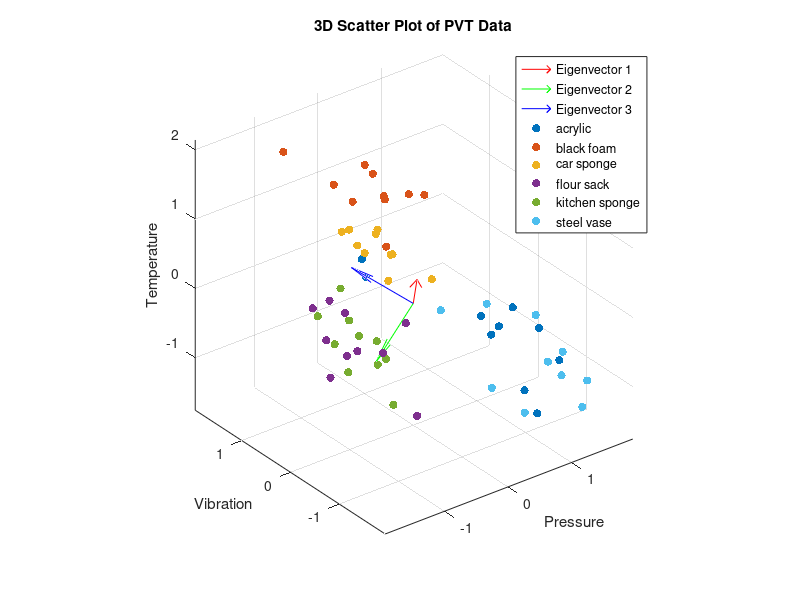
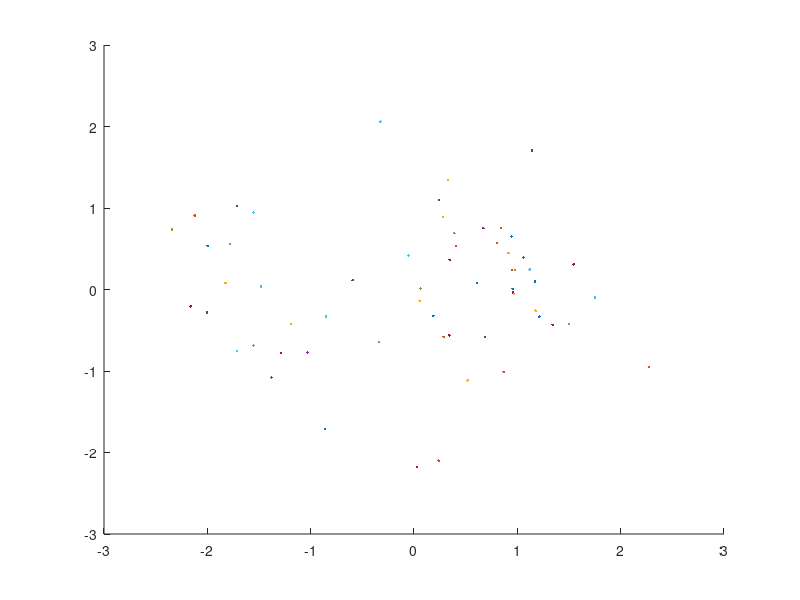
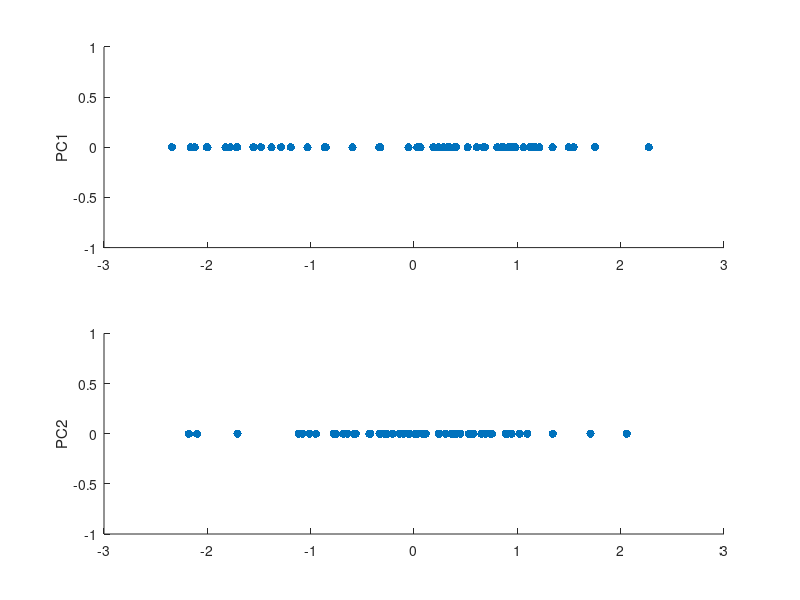

The MATLAB source for these figures, in order:
%question_a
% Load the data from the .mat file
data = load('Lab1/F0_PVT.mat');
colors = lines(6);
% Extract the individual variables
pressure = data.Pressure;
temperature = data.Temperature;
vibration = data.Vibration;

% Standardize the data
pressure_standardized = (pressure - mean(pressure)) ./ std(pressure);
temperature_standardized = (temperature - mean(temperature)) ./ std(temperature);
vibration_standardized = (vibration - mean(vibration)) ./ std(vibration);

pressure_vector = pressure_standardized(:);
temperature_vector = temperature_standardized(:);
vibration_vector = vibration_standardized(:);
% Combine the variables into a single matrix for covariance calculation
% Each column of this matrix represents a variable
combinedData = [pressure_vector, temperature_vector, vibration_vector];


% Calculate the covariance matrix
covarianceMatrix = cov(combinedData);

% Display the covariance matrix
disp(covarianceMatrix);

% Calculate eigenvalues and eigenvectors
[eigenvectors, eigenvalues] = eig(covarianceMatrix);

% eigenvalues are on the diagonal of the eigenvalues matrix
% eigenvalues = diag(eigenvalues);

% Display the results
disp('Eigenvalues:');
disp(eigenvalues);
disp('Eigenvectors:');
disp(eigenvectors);



% question_b
% Origin of the eigenvectors
origin = [0, 0, 0];

% Plotting the eigenvectors
quiver3(origin(1), origin(2), origin(3), eigenvectors(1,1), eigenvectors(2,1), eigenvectors(3,1), 'r');
hold on;
quiver3(origin(1), origin(2), origin(3), eigenvectors(1,2), eigenvectors(2,2), eigenvectors(3,2), 'g');
quiver3(origin(1), origin(2), origin(3), eigenvectors(1,3), eigenvectors(2,3), eigenvectors(3,3), 'b');
for i = 1:size(pressure_standardized, 1)
    scatter3(pressure_standardized(i,:), vibration_standardized(i,:), temperature_standardized(i,:), 36, colors(i,:), 'filled');
end
hold off;

% Setting the plot limits
axis equal;
xlabel('Pressure');
ylabel('Vibration');
zlabel('Temperature');
title('3D Scatter Plot of PVT Data');
grid on;
legend();

% Adding a legend
legend('Eigenvector 1', 'Eigenvector 2', 'Eigenvector 3', 'acrylic', 'black foam', 'car sponge', 'flour sack', 'kitchen sponge', 'steel vase');



%question_c
eigenvalues = diag(eigenvalues);
% Sort the eigenvalues in descending order and get indices
[sorted_eigenvalues, sort_index] = sort(eigenvalues, 'descend');

% Extract the two largest eigenvalues
largest_eigenvalues = sorted_eigenvalues(1:2);

% Extract the eigenvectors corresponding to the two largest eigenvalues
F = eigenvectors(:, sort_index(1:2));

% Display the results
disp('Two Largest Eigenvalues:');
disp(largest_eigenvalues);
disp('Projection Matrix:');
disp(F);


% question c
projectedData = combinedData * F;
disp('Projected Data:');
disp(projectedData);

figure;
hold on;
for i = 1:size(projectedData, 1)
    plot(projectedData(i, 1), projectedData(i, 2), '.');
end
hold off;

%question d
figure;

% Number of principal components
numPCs = size(projectedData, 2);

% Loop through each principal component to create a subplot for each
for i = 1:numPCs
    % Create a subplot for each principal component
    subplot(numPCs, 1, i); 
    scatter(projectedData(:,i), zeros(size(projectedData,1), 1), 'filled');
    % Label y-axis as the current principal component
    ylabel(['PC' num2str(i)]);
end
